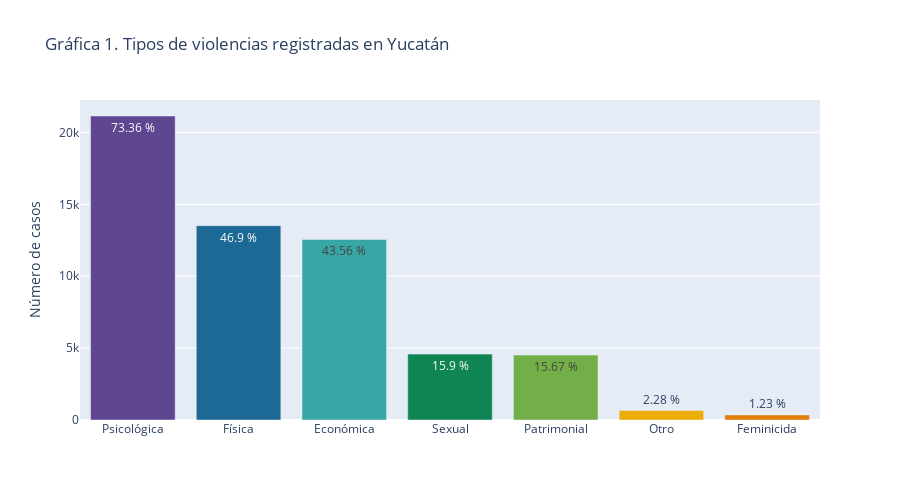

Notebook code for this chart:
### Code cell
tipos = victimas.iloc[:,[i for i in range(55,62)]]
tipos = pd.DataFrame(tipos.sum())
tipos = tipos.sort_values(0,ascending=False)
#new_row = pd.Series(data={0:sum(victimas.descripcion_otro_tipos=='FEMINICIDA')}, name='Feminicida')
#append row to the dataframe
#tipos = tipos.append(new_row)
#tipos.loc['Otro',0] = tipos.loc['Otro',0] - tipos.loc['Feminicida',0]
tipos = tipos.sort_values(0, ascending=False)
y = tipos[0].values
y_total = len(victimas)
fig = px.bar(x=tipos.index,
            y=tipos[0],
            text= np.round(y/y_total*100,2),
            labels = {'x': 'Tipo de violencia', "y":'Número de casos', 'text':'Porcentaje'},
            color=px.colors.qualitative.Prism[:7],
            color_discrete_map="identity",
            title='Gráfica 1. Tipos de violencias registradas en {}'.format('Yucatán')
            )
fig.update_xaxes(type='category')
fig.update_layout( xaxis_title=None,  height=500)
fig.update_traces(texttemplate='%{text} %')
#fig.update_xaxes(visible=False, showticklabels=False)
#pio.write_html(fig, file='../docs/figs/g7.html',include_plotlyjs='cdn', full_html=False)
#print(fig.data[0].hovertemplate)
fig.update_traces(hovertemplate='Tipo de violencia=%{x}<br>Número de casos=%{y}<br>Porcentaje=%{text} %<extra></extra>')
fig.show()

### Figure 1 — Plotly figure (JSON) as saved in the notebook; plotly's stock layout.template omitted (floating-point values rounded to 4 significant figures)
{"data": [{"alignmentgroup": "True", "hovertemplate": "Tipo de violencia=%{x}<br>Número de casos=%{y}<br>Porcentaje=%{text} %<extra></extra>", "legendgroup": "", "marker": {"color": "rgb(95, 70, 144)", "pattern": {"shape": ""}}, "name": "", "offsetgroup": "", "orientation": "v", "showlegend": false, "text": [73.36], "textposition": "auto", "texttemplate": "%{text} %", "type": "bar", "x": ["Psicológica"], "xaxis": "x", "y": [21149], "yaxis": "y"}, {"alignmentgroup": "True", "hovertemplate": "Tipo de violencia=%{x}<br>Número de casos=%{y}<br>Porcentaje=%{text} %<extra></extra>", "legendgroup": "", "marker": {"color": "rgb(29, 105, 150)", "pattern": {"shape": ""}}, "name": "", "offsetgroup": "", "orientation": "v", "showlegend": false, "text": [46.9], "textposition": "auto", "texttemplate": "%{text} %", "type": "bar", "x": ["Física"], "xaxis": "x", "y": [13520], "yaxis": "y"}, {"alignmentgroup": "True", "hovertemplate": "Tipo de violencia=%{x}<br>Número de casos=%{y}<br>Porcentaje=%{text} %<extra></extra>", "legendgroup": "", "marker": {"color": "rgb(56, 166, 165)", "pattern": {"shape": ""}}, "name": "", "offsetgroup": "", "orientation": "v", "showlegend": false, "text": [43.56], "textposition": "auto", "texttemplate": "%{text} %", "type": "bar", "x": ["Económica"], "xaxis": "x", "y": [12559], "yaxis": "y"}, {"alignmentgroup": "True", "hovertemplate": "Tipo de violencia=%{x}<br>Número de casos=%{y}<br>Porcentaje=%{text} %<extra></extra>", "legendgroup": "", "marker": {"color": "rgb(15, 133, 84)", "pattern": {"shape": ""}}, "name": "", "offsetgroup": "", "orientation": "v", "showlegend": false, "text": [15.9], "textposition": "auto", "texttemplate": "%{text} %", "type": "bar", "x": ["Sexual"], "xaxis": "x", "y": [4583], "yaxis": "y"}, {"alignmentgroup": "True", "hovertemplate": "Tipo de violencia=%{x}<br>Número de casos=%{y}<br>Porcentaje=%{text} %<extra></extra>", "legendgroup": "", "marker": {"color": "rgb(115, 175, 72)", "pattern": {"shape": ""}}, "name": "", "offsetgroup": "", "orientation": "v", "showlegend": false, "text": [15.67], "textposition": "auto", "texttemplate": "%{text} %", "type": "bar", "x": ["Patrimonial"], "xaxis": "x", "y": [4518], "yaxis": "y"}, {"alignmentgroup": "True", "hovertemplate": "Tipo de violencia=%{x}<br>Número de casos=%{y}<br>Porcentaje=%{text} %<extra></extra>", "legendgroup": "", "marker": {"color": "rgb(237, 173, 8)", "pattern": {"shape": ""}}, "name": "", "offsetgroup": "", "orientation": "v", "showlegend": false, "text": [2.28], "textposition": "auto", "texttemplate": "%{text} %", "type": "bar", "x": ["Otro"], "xaxis": "x", "y": [658], "yaxis": "y"}, {"alignmentgroup": "True", "hovertemplate": "Tipo de violencia=%{x}<br>Número de casos=%{y}<br>Porcentaje=%{text} %<extra></extra>", "legendgroup": "", "marker": {"color": "rgb(225, 124, 5)", "pattern": {"shape": ""}}, "name": "", "offsetgroup": "", "orientation": "v", "showlegend": false, "text": [1.23], "textposition": "auto", "texttemplate": "%{text} %", "type": "bar", "x": ["Feminicida"], "xaxis": "x", "y": [354], "yaxis": "y"}], "layout": {"barmode": "relative", "height": 500, "legend": {"tracegroupgap": 0}, "title": {"text": "Gráfica 1. Tipos de violencias registradas en Yucatán"}, "xaxis": {"anchor": "y", "domain": [0, 1], "title": {}, "type": "category"}, "yaxis": {"anchor": "x", "domain": [0, 1], "title": {"text": "Número de casos"}}}}
